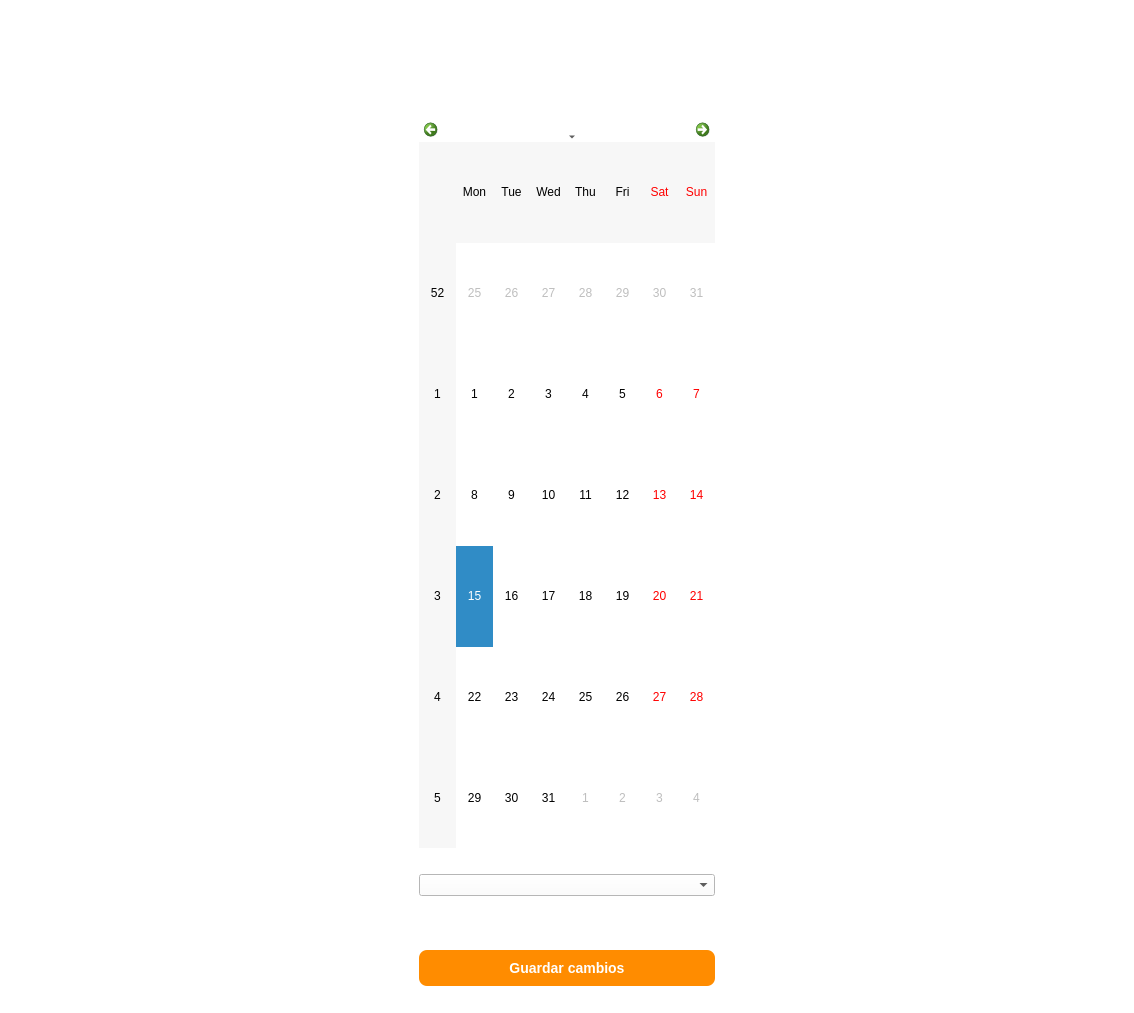
<?xml version="1.0" encoding="UTF-8"?>
<ui version="4.0">
 <class>MainWindow</class>
 <widget class="QMainWindow" name="MainWindow">
  <property name="geometry">
   <rect>
    <x>0</x>
    <y>0</y>
    <width>1134</width>
    <height>1013</height>
   </rect>
  </property>
  <property name="font">
   <font>
    <family>Arial</family>
    <italic>false</italic>
    <stylestrategy>PreferAntialias</stylestrategy>
   </font>
  </property>
  <property name="cursor">
   <cursorShape>ArrowCursor</cursorShape>
  </property>
  <property name="mouseTracking">
   <bool>false</bool>
  </property>
  <property name="windowTitle">
   <string>MainWindow</string>
  </property>
  <property name="autoFillBackground">
   <bool>false</bool>
  </property>
  <property name="styleSheet">
   <string notr="true">/* Pone el fondo de la ventana en blanco */
QMainWindow {
    background-color: #FFFFFF;
}

QWidget {
    background-color: white;
}


/* Estilo para las cajas de texto (DNI y Contraseña) */
QLineEdit {
    border: 2px solid #2980B9; /* Borde azul KiVet */
    border-radius: 5px;
    padding: 5px;
}</string>
  </property>
  <widget class="QWidget" name="centralwidget">
   <property name="styleSheet">
    <string notr="true"/>
   </property>
   <layout class="QHBoxLayout" name="horizontalLayout">
    <item>
     <spacer name="verticalSpacer_13">
      <property name="orientation">
       <enum>Qt::Vertical</enum>
      </property>
      <property name="sizeHint" stdset="0">
       <size>
        <width>20</width>
        <height>40</height>
       </size>
      </property>
     </spacer>
    </item>
    <item>
     <spacer name="verticalSpacer_17">
      <property name="orientation">
       <enum>Qt::Vertical</enum>
      </property>
      <property name="sizeHint" stdset="0">
       <size>
        <width>20</width>
        <height>40</height>
       </size>
      </property>
     </spacer>
    </item>
    <item>
     <spacer name="verticalSpacer_21">
      <property name="orientation">
       <enum>Qt::Vertical</enum>
      </property>
      <property name="sizeHint" stdset="0">
       <size>
        <width>20</width>
        <height>40</height>
       </size>
      </property>
     </spacer>
    </item>
    <item>
     <spacer name="horizontalSpacer_3">
      <property name="orientation">
       <enum>Qt::Horizontal</enum>
      </property>
      <property name="sizeHint" stdset="0">
       <size>
        <width>40</width>
        <height>20</height>
       </size>
      </property>
     </spacer>
    </item>
    <item>
     <widget class="QWidget" name="widget_5" native="true">
      <property name="styleSheet">
       <string notr="true"/>
      </property>
      <layout class="QVBoxLayout" name="verticalLayout_5">
       <item>
        <widget class="QWidget" name="widget_6" native="true">
         <property name="font">
          <font>
           <kerning>true</kerning>
          </font>
         </property>
         <property name="cursor">
          <cursorShape>ArrowCursor</cursorShape>
         </property>
         <property name="focusPolicy">
          <enum>Qt::NoFocus</enum>
         </property>
         <layout class="QHBoxLayout" name="horizontalLayout_2">
          <item>
           <widget class="QLabel" name="label_5">
            <property name="text">
             <string/>
            </property>
           </widget>
          </item>
          <item>
           <widget class="QLabel" name="label_6">
            <property name="text">
             <string/>
            </property>
           </widget>
          </item>
          <item>
           <spacer name="horizontalSpacer">
            <property name="orientation">
             <enum>Qt::Horizontal</enum>
            </property>
            <property name="sizeHint" stdset="0">
             <size>
              <width>40</width>
              <height>20</height>
             </size>
            </property>
           </spacer>
          </item>
          <item>
           <widget class="QLabel" name="label_8">
            <property name="text">
             <string/>
            </property>
           </widget>
          </item>
          <item>
           <widget class="QLabel" name="label_3">
            <property name="maximumSize">
             <size>
              <width>800</width>
              <height>1000</height>
             </size>
            </property>
            <property name="font">
             <font>
              <weight>50</weight>
              <bold>false</bold>
             </font>
            </property>
            <property name="layoutDirection">
             <enum>Qt::LeftToRight</enum>
            </property>
            <property name="text">
             <string/>
            </property>
            <property name="pixmap">
             <pixmap resource="../imagenes/recursos.qrc">:/imagenes/logoKiVet.jpg</pixmap>
            </property>
            <property name="scaledContents">
             <bool>true</bool>
            </property>
            <property name="alignment">
             <set>Qt::AlignCenter</set>
            </property>
            <property name="wordWrap">
             <bool>false</bool>
            </property>
            <property name="indent">
             <number>-1</number>
            </property>
            <property name="openExternalLinks">
             <bool>false</bool>
            </property>
           </widget>
          </item>
          <item>
           <spacer name="horizontalSpacer_2">
            <property name="orientation">
             <enum>Qt::Horizontal</enum>
            </property>
            <property name="sizeHint" stdset="0">
             <size>
              <width>40</width>
              <height>20</height>
             </size>
            </property>
           </spacer>
          </item>
          <item>
           <widget class="QLabel" name="label_9">
            <property name="text">
             <string/>
            </property>
           </widget>
          </item>
          <item>
           <widget class="QLabel" name="label_7">
            <property name="text">
             <string/>
            </property>
           </widget>
          </item>
          <item>
           <widget class="QLabel" name="label_4">
            <property name="text">
             <string/>
            </property>
           </widget>
          </item>
         </layout>
        </widget>
       </item>
       <item>
        <widget class="QWidget" name="widget_7" native="true">
         <layout class="QVBoxLayout" name="verticalLayout_2">
          <item>
           <widget class="QLabel" name="lblTitulo">
            <property name="font">
             <font>
              <pointsize>14</pointsize>
              <weight>75</weight>
              <bold>true</bold>
             </font>
            </property>
            <property name="text">
             <string/>
            </property>
            <property name="alignment">
             <set>Qt::AlignCenter</set>
            </property>
           </widget>
          </item>
          <item>
           <spacer name="horizontalSpacer_7">
            <property name="orientation">
             <enum>Qt::Horizontal</enum>
            </property>
            <property name="sizeHint" stdset="0">
             <size>
              <width>40</width>
              <height>20</height>
             </size>
            </property>
           </spacer>
          </item>
          <item>
           <widget class="QCalendarWidget" name="calendarNueva"/>
          </item>
          <item>
           <spacer name="horizontalSpacer_4">
            <property name="orientation">
             <enum>Qt::Horizontal</enum>
            </property>
            <property name="sizeHint" stdset="0">
             <size>
              <width>40</width>
              <height>20</height>
             </size>
            </property>
           </spacer>
          </item>
          <item>
           <widget class="QComboBox" name="cboNuevaHora"/>
          </item>
          <item>
           <widget class="QLabel" name="lblAdvertencia">
            <property name="font">
             <font>
              <pointsize>14</pointsize>
              <weight>75</weight>
              <bold>true</bold>
             </font>
            </property>
            <property name="text">
             <string/>
            </property>
           </widget>
          </item>
          <item>
           <spacer name="horizontalSpacer_8">
            <property name="orientation">
             <enum>Qt::Horizontal</enum>
            </property>
            <property name="sizeHint" stdset="0">
             <size>
              <width>40</width>
              <height>20</height>
             </size>
            </property>
           </spacer>
          </item>
          <item>
           <widget class="QPushButton" name="btnGuardarCambios">
            <property name="styleSheet">
             <string notr="true">/* Le da el color naranja corporativo al botón principal */
QPushButton#btnGuardarCambios {
    background-color: #FF8C00;
    color: white;
    border-radius: 8px; /* Redondea los bordes */
    padding: 10px;
    font-weight: bold;
    font-size: 14px;
}

/* Efecto para cuando el usuario pase el dedo/ratón por encima */
QPushButton#btnGuardarCambios:hover {
    background-color: #E67E22;
}</string>
            </property>
            <property name="text">
             <string>Guardar cambios</string>
            </property>
           </widget>
          </item>
         </layout>
        </widget>
       </item>
      </layout>
     </widget>
    </item>
    <item>
     <spacer name="horizontalSpacer_6">
      <property name="orientation">
       <enum>Qt::Horizontal</enum>
      </property>
      <property name="sizeHint" stdset="0">
       <size>
        <width>40</width>
        <height>20</height>
       </size>
      </property>
     </spacer>
    </item>
    <item>
     <spacer name="verticalSpacer_22">
      <property name="orientation">
       <enum>Qt::Vertical</enum>
      </property>
      <property name="sizeHint" stdset="0">
       <size>
        <width>20</width>
        <height>40</height>
       </size>
      </property>
     </spacer>
    </item>
    <item>
     <spacer name="verticalSpacer_14">
      <property name="orientation">
       <enum>Qt::Vertical</enum>
      </property>
      <property name="sizeHint" stdset="0">
       <size>
        <width>20</width>
        <height>40</height>
       </size>
      </property>
     </spacer>
    </item>
    <item>
     <spacer name="verticalSpacer_18">
      <property name="orientation">
       <enum>Qt::Vertical</enum>
      </property>
      <property name="sizeHint" stdset="0">
       <size>
        <width>20</width>
        <height>40</height>
       </size>
      </property>
     </spacer>
    </item>
   </layout>
  </widget>
 </widget>
 <resources>
  <include location="../imagenes/recursos.qrc"/>
 </resources>
 <connections/>
</ui>
